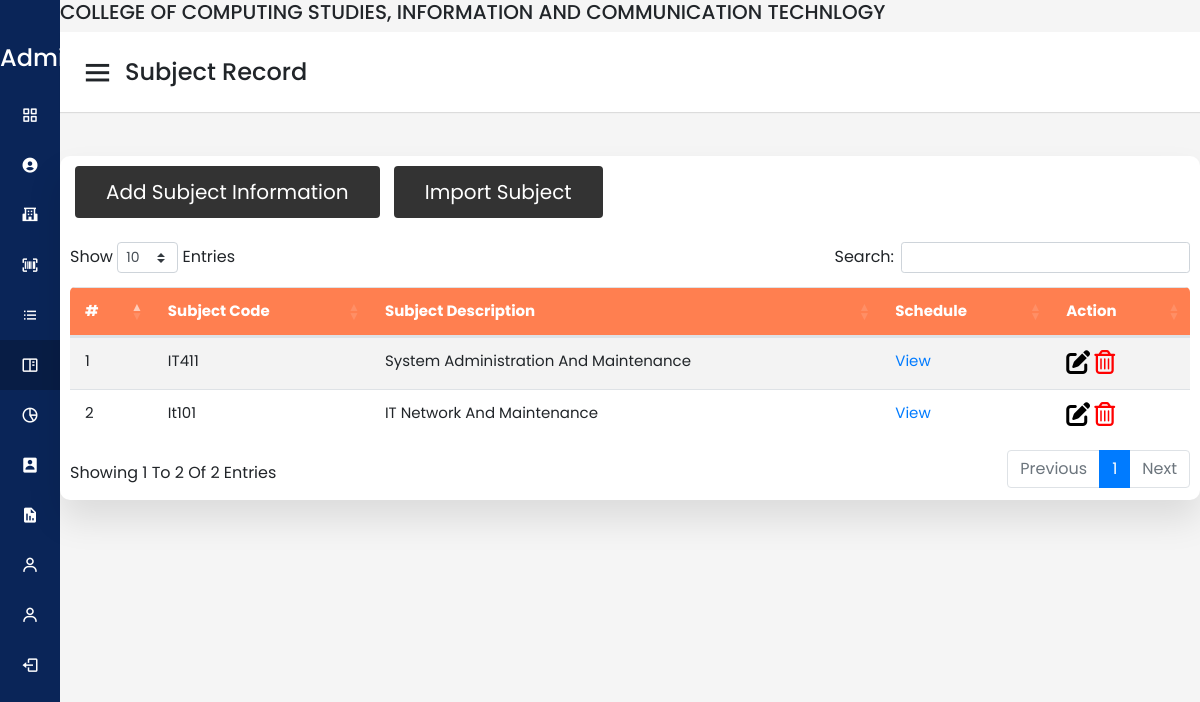
/subject.php (signed in), run on the app's committed database.
### tables this page shows
CREATE TABLE `tblsubject` (
  `id` int(11) NOT NULL AUTO_INCREMENT,
  `subject_code` varchar(50) NOT NULL,
  `subject_description` varchar(50) NOT NULL,
  `fk_semester_id` int(11) NOT NULL,
  `is_deleted` tinyint(1) NOT NULL DEFAULT 0,
  PRIMARY KEY (`id`),
  KEY `semesterID` (`fk_semester_id`),
  CONSTRAINT `semesterID` FOREIGN KEY (`fk_semester_id`) REFERENCES `tblsemester` (`id`)
);

### config/db_connection.php (called while the page is built, shortened)
<?php
class ConnectionHandler
{
      protected $host = 'localhost';
      protected $user = 'root';
      protected $password = '';
      protected $database = 'dbcapstone';
      public function __construct()
      {
            $this->con = mysqli_connect($this->host, $this->user, $this->password, $this->database);
      }
}

### subjecthandler/subject_eventhandler.php (called while the page is built, shortened)
<?php
class Subject
{
  protected $db = null;
  public function __construct(ConnectionHandler $db)
  {
    $this->db = $db;
  }
  public function getSubject()
  {
    $result = $this->db->con->query("SELECT * FROM tblsubject where is_deleted = 0");
    $resultArray = array();
    while($info = mysqli_fetch_array($result, MYSQLI_ASSOC))
    {
      $resultArray[] = $info;
    }
    return $resultArray;
  }
}

### subject.php (the view, shortened to what this page needs)
<?php
  include "./shared/nav-items.php";
  @include './subjecthandler/subject_eventhandler.php';
  @include './config/db_connection.php';
  $_conn = new ConnectionHandler();
  $_subject = new Subject($_conn);
  $result = $_subject->getSubject();
?>
<!DOCTYPE html>
<html lang="en">
<head>
  <link rel="stylesheet" href="https://cdn.jsdelivr.net/npm/bootstrap@4.6.1/dist/css/bootstrap.min.css">
    <link rel="stylesheet" href="https://pro.fontawesome.com/releases/v5.10.0/css/all.css" />
    <link href="https://cdn.datatables.net/1.10.18/css/dataTables.bootstrap4.min.css" rel="stylesheet">
    <link rel="stylesheet" href="css/sidebar.css" />
  <link href="https://unpkg.com/boxicons@2.0.7/css/boxicons.min.css" rel="stylesheet" />
</head>
<body>
  <div class="sidebar">
    <div class="logo-details">
      <span class="logo_name">&nbsp;&nbsp;&nbsp;&nbsp;&nbsp; Administrator</span>
    </div>
  </div>
  <section class="home-section">
  <div class="header">
      <h5>COLLEGE OF COMPUTING STUDIES, INFORMATION AND COMMUNICATION TECHNLOGY</h5>
    </div>
    <nav>
      <div class="sidebar-button">
        <i class="bx bx-menu sidebarBtn"></i>
        <span class="dashboard">Subject Record</span>
      </div>
    </nav>
    <div class="home-content">
      <section class="attendance">
        <div class="attendance-list">
        <button type="button" class="btn " data-toggle="modal" data-target="#modal-subject">
              Add Subject Information </button>
              <button type="button" class="btn " data-toggle="modal" data-target="#import-modal">
              Import Subject </button><br></br>
          <table id="dataTable_1" class="table">
            <thead>
              <tr>
                <th>#</th>
                <th>Subject Code</th>
                <th>Subject Description</th>
                <th>Schedule</th>
                <th>Action</th>
              </tr>
            </thead>
            <tbody>
              <?php foreach ($result as $key => $item) { ?>
                <tr>
                  <td><?= $key + 1 ?></td>
                  <td><?= $item["subject_code"] ?></td>
                  <td><?= $item["subject_description"] ?></td>
                  <td>
                    <a href="scheduler.php?id=<?= $item["id"] ?>">
                      View
                    </a>
                  </td>
                  <td>
                    <a href="subject_edit_record.php?id=<?= $item["id"] ?>">
                      <i class='fas fa-edit' style='font-size:24px;color:black'></i>
                    </a>
                    <a href='subject_delete_record.php?id=<?= $item['id']; ?>'
                       onClick="return confirm('are you sure you want to delete this?');">
                        <i class='far fa-trash-alt' style='font-size:24px;color:red'></i>
                    </a>
                  </td>
                </tr>
              <?php } ?>
            </tbody>
          </table>
        </div>
      </section>
</body>
</html>

### css/sidebar.css (style rules this page uses)
* { margin: 0; padding: 0; box-sizing: border-box; font-family: 'Poppins', sans-serif; }
.sidebar { position: fixed; height: 100%; width: 240px; background: #0A2558; transition: all 0.5s ease; }
.sidebar .logo-details { height: 80px; display: flex; align-items: center; }
.sidebar .logo-details .logo_name { color: #fff; font-size: 24px; font-weight: 500; }
.home-section { position: relative; background: #f5f5f5; min-height: 100vh; width: calc(100% - 240px); left: 240px; transition: all 0.5s ease; }
.home-section nav { display: flex; justify-content: space-between; height: 80px; background: #fff; display: flex; align-items: center; position: fixed; width: calc(100% - 240px); left: 240px; z-index: 100; padding: 0 20px; box-shadow: 0 1px 1px rgba(0, 0, 0, 0.1); transition: all 0.5s ease; }
.home-section nav .sidebar-button { display: flex; align-items: center; font-size: 24px; font-weight: 500; }
nav .sidebar-button i { font-size: 35px; margin-right: 10px; }
.home-section .home-content { position: relative; padding-top: 104px; }
.attendance { margin-top: 20px; text-transform: capitalize; }
.attendance-list { width: 100%; padding: 10px; margin-top: 10px; background: #fff; border-radius: 10px; box-shadow: 0 20px 35px rgba(0, 0, 0, 0.1); }
.table { border-collapse: collapse; margin: 25px 0; font-size: 15px; min-width: 100%; overflow: hidden; border-radius: 5px 5px 0 0; }
table thead tr { color: #fff; background: coral; text-align: left; font-weight: bold; }
.table th, .table td { padding: 12px 15px; }
.table tbody tr { border-bottom: 1px solid #ddd; }
.table tbody tr:nth-of-type(odd) { background: #f3f3f3; }
.table tbody tr:last-of-type { border-bottom: 2px solid coral; }
.attendance .attendance-list .btn { display: inline-block; padding:10px 30px; font-size: 20px; background: #333; color:#fff; margin:0 5px; text-transform: capitalize; }
@media (max-width: 1240px) { .sidebar { width: 60px; } }
@media (max-width: 1240px) { .home-section { width: calc(100% - 60px); left: 60px; } }
@media (max-width: 1240px) { .home-section nav { width: calc(100% - 60px); left: 60px; } }

### data on the page
tblsubject: subject_code "IT411", subject_description "System Administration And Maintenance"
tblsubject: subject_code "It101", subject_description "IT Network And Maintenance"
